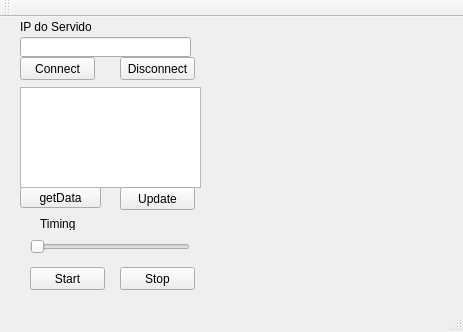
<?xml version="1.0" encoding="UTF-8"?>
<ui version="4.0">
 <class>MainWindow</class>
 <widget class="QMainWindow" name="MainWindow">
  <property name="geometry">
   <rect>
    <x>0</x>
    <y>0</y>
    <width>463</width>
    <height>332</height>
   </rect>
  </property>
  <property name="windowTitle">
   <string>MainWindow</string>
  </property>
  <widget class="QWidget" name="centralWidget">
   <widget class="QPushButton" name="pushButtonGet">
    <property name="geometry">
     <rect>
      <x>20</x>
      <y>170</y>
      <width>81</width>
      <height>21</height>
     </rect>
    </property>
    <property name="text">
     <string>getData</string>
    </property>
   </widget>
   <widget class="QListWidget" name="listWidget">
    <property name="geometry">
     <rect>
      <x>20</x>
      <y>70</y>
      <width>181</width>
      <height>101</height>
     </rect>
    </property>
   </widget>
   <widget class="QPushButton" name="Button_Start">
    <property name="geometry">
     <rect>
      <x>30</x>
      <y>250</y>
      <width>75</width>
      <height>23</height>
     </rect>
    </property>
    <property name="text">
     <string>Start</string>
    </property>
   </widget>
   <widget class="QPushButton" name="Button_Stop">
    <property name="geometry">
     <rect>
      <x>120</x>
      <y>250</y>
      <width>75</width>
      <height>23</height>
     </rect>
    </property>
    <property name="text">
     <string>Stop</string>
    </property>
   </widget>
   <widget class="QPushButton" name="Button_Connect">
    <property name="geometry">
     <rect>
      <x>20</x>
      <y>40</y>
      <width>75</width>
      <height>23</height>
     </rect>
    </property>
    <property name="text">
     <string>Connect</string>
    </property>
   </widget>
   <widget class="QPushButton" name="Button_Disconnect">
    <property name="geometry">
     <rect>
      <x>120</x>
      <y>40</y>
      <width>75</width>
      <height>23</height>
     </rect>
    </property>
    <property name="text">
     <string>Disconnect</string>
    </property>
   </widget>
   <widget class="QLabel" name="label">
    <property name="geometry">
     <rect>
      <x>40</x>
      <y>200</y>
      <width>47</width>
      <height>13</height>
     </rect>
    </property>
    <property name="text">
     <string>Timing</string>
    </property>
   </widget>
   <widget class="QSlider" name="horizontalSlider">
    <property name="geometry">
     <rect>
      <x>30</x>
      <y>220</y>
      <width>160</width>
      <height>19</height>
     </rect>
    </property>
    <property name="orientation">
     <enum>Qt::Horizontal</enum>
    </property>
   </widget>
   <widget class="QPushButton" name="Button_Update">
    <property name="geometry">
     <rect>
      <x>120</x>
      <y>170</y>
      <width>75</width>
      <height>23</height>
     </rect>
    </property>
    <property name="text">
     <string>Update</string>
    </property>
   </widget>
   <widget class="QLabel" name="label_2">
    <property name="geometry">
     <rect>
      <x>20</x>
      <y>0</y>
      <width>71</width>
      <height>20</height>
     </rect>
    </property>
    <property name="text">
     <string>IP do Servidor</string>
    </property>
   </widget>
   <widget class="QLineEdit" name="lineEdit">
    <property name="geometry">
     <rect>
      <x>20</x>
      <y>20</y>
      <width>171</width>
      <height>20</height>
     </rect>
    </property>
   </widget>
  </widget>
  <widget class="QMenuBar" name="menuBar">
   <property name="geometry">
    <rect>
     <x>0</x>
     <y>0</y>
     <width>463</width>
     <height>21</height>
    </rect>
   </property>
  </widget>
  <widget class="QToolBar" name="mainToolBar">
   <attribute name="toolBarArea">
    <enum>TopToolBarArea</enum>
   </attribute>
   <attribute name="toolBarBreak">
    <bool>false</bool>
   </attribute>
  </widget>
  <widget class="QStatusBar" name="statusBar"/>
 </widget>
 <layoutdefault spacing="6" margin="11"/>
 <resources/>
 <connections/>
</ui>
